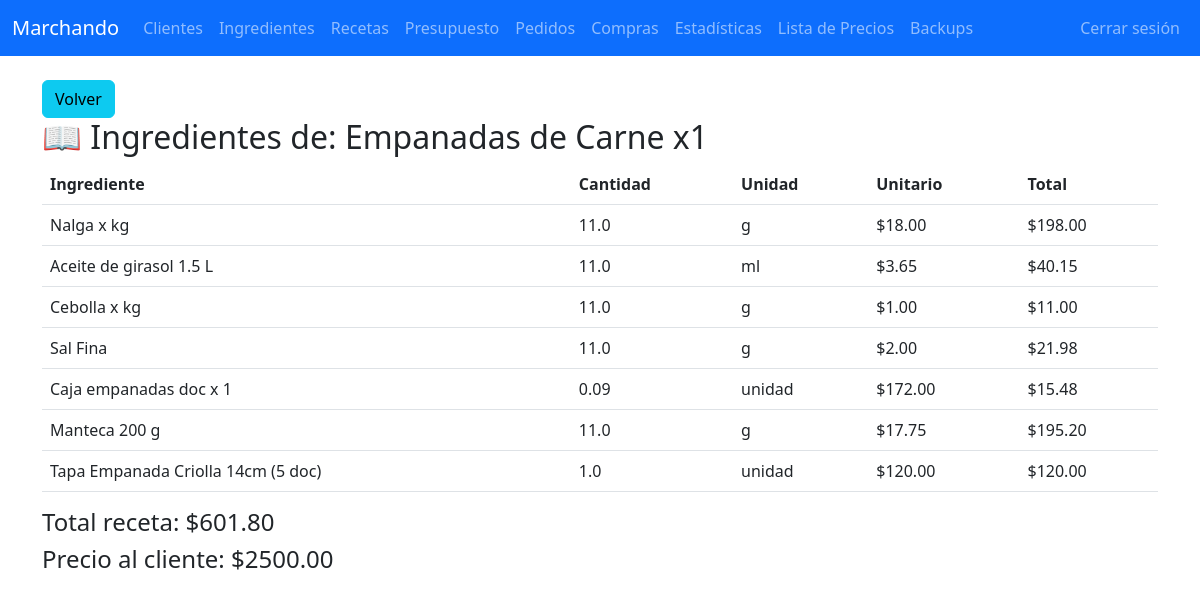
The page /receta/3 (signed in) on the database its author committed.
### tables this page shows
CREATE TABLE recetas (
    id INTEGER PRIMARY KEY AUTOINCREMENT,
    nombre TEXT NOT NULL,
    referencia TEXT,
    UNIQUE(nombre)
);

CREATE TABLE receta_ingredientes (
    id INTEGER PRIMARY KEY AUTOINCREMENT,
    receta_id INTEGER NOT NULL,
    ingrediente_id INTEGER NOT NULL,
    tipo TEXT,
    cantidad REAL NOT NULL,
    unidad TEXT NOT NULL,
    costo_unitario REAL,
    costo_total REAL,
    FOREIGN KEY (receta_id) REFERENCES recetas(id),
    FOREIGN KEY (ingrediente_id) REFERENCES ingredientes(id),
    UNIQUE(receta_id, ingrediente_id)
);

CREATE TABLE ingredientes (
    id INTEGER PRIMARY KEY AUTOINCREMENT,
    producto TEXT NOT NULL,
    tipo TEXT,
    referencia TEXT,
    cantidad TEXT,
    unidad TEXT,
    costo_total REAL,
    costo_unitario REAL,
    ultima_actualizacion TEXT, codigo_barra,
    UNIQUE(producto)
);

CREATE TABLE lista_precios (
    id INTEGER PRIMARY KEY AUTOINCREMENT,
    receta_id INTEGER NOT NULL,
    precio_cliente REAL NOT NULL,
    FOREIGN KEY (receta_id) REFERENCES recetas(id) ON DELETE CASCADE
);

### app.py (the view)
@app.route("/receta/<int:receta_id>")
@login_required
def ver_receta(receta_id):
    conn = get_conn()
    receta = conn.execute("SELECT * FROM recetas WHERE id = ?", (receta_id,)).fetchone()
    ingredientes = conn.execute("""
        SELECT ri.id, i.producto, ri.cantidad, i.unidad, i.costo_unitario,
               (ri.cantidad * i.costo_unitario) AS costo_total
        FROM receta_ingredientes ri
        JOIN ingredientes i ON ri.ingrediente_id = i.id
        WHERE ri.receta_id = ?
    """, (receta_id,)).fetchall()
    costo_total = sum([ing["costo_total"] for ing in ingredientes])
    precio = conn.execute("""
        SELECT precio_cliente FROM lista_precios WHERE receta_id = ?
    """, (receta_id,)).fetchone()
    precio_cliente = precio["precio_cliente"] if precio else 0
    conn.close()
    return render_template("receta_ingredientes.html",
                           receta=receta,
                           ingredientes=ingredientes,
                           costo_total=costo_total,
                           precio_cliente=precio_cliente)

### app.py (called while the page is built)
def login_required(f):
    @wraps(f)
    def decorated_function(*args, **kwargs):
        if not session.get('logged_in'): # PRUEBAS LOCALES
            return redirect(url_for('login', next=request.path))
        return f(*args, **kwargs)
    return decorated_function

def get_conn():
    conn = sqlite3.connect(DB_NAME)
    conn.row_factory = sqlite3.Row
    return conn

### templates/receta_ingredientes.html
{% extends 'base.html' %}
{% block content %}
<br>
<a href="javascript:history.back()" class="btn btn-md btn-info">Volver</a>
<br>
<h2>📖 Ingredientes de: {{ receta.nombre }}</h2>
<table class="table">
  <thead>
    <tr>
      <th>Ingrediente</th>
      <th>Cantidad</th>
      <th>Unidad</th>
      <th>Unitario</th>
      <th>Total</th>
    </tr>
  </thead>
  <tbody>
    {% for ing in ingredientes %}
    <tr>
      <td>{{ ing.producto }}</td>
      <td>{{ ing.cantidad }}</td>
      <td>{{ ing.unidad }}</td>
      <td>${{ '%.2f'|format(ing.costo_unitario) }}</td>
      <td>${{ '%.2f'|format(ing.costo_total) }}</td>
    </tr>
    {% endfor %}
  </tbody>
</table>
<h4>Total receta: ${{ '%.2f'|format(costo_total) }}</h4>
<h4>Precio al cliente: ${{ '%.2f'|format(precio_cliente) }}</h4>
{% endblock %}

### templates/base.html (style rules this page uses)
body { padding-top: 56px; }

### rows shown on the page
recetas: nombre "Empanadas de Carne x1"
receta_ingredientes: producto "Nalga x kg", cantidad "11.0", unidad "g", costo_total "198.00"
ingredientes: costo_unitario "18.00"
receta_ingredientes: producto "Aceite de girasol 1.5 L", cantidad "11.0", unidad "ml", costo_total "40.15"
ingredientes: costo_unitario "3.65"
receta_ingredientes: producto "Cebolla x kg", cantidad "11.0", unidad "g", costo_total "11.00"
ingredientes: costo_unitario "1.00"
receta_ingredientes: producto "Sal Fina", cantidad "11.0", unidad "g", costo_total "21.98"
ingredientes: costo_unitario "2.00"
receta_ingredientes: producto "Caja empanadas doc x 1", cantidad "0.09", unidad "unidad", costo_total "15.48"
ingredientes: costo_unitario "172.00"
receta_ingredientes: producto "Manteca 200 g", cantidad "11.0", unidad "g", costo_total "195.20"
ingredientes: costo_unitario "17.75"
receta_ingredientes: producto "Tapa Empanada Criolla 14cm (5 doc)", cantidad "1.0", unidad "unidad", costo_total "120.00"
ingredientes: costo_unitario "120.00"
lista_precios: precio_cliente "2500.00"

### other values the page prints
{{ '%.2f'|format(costo_total) }} "601.80"
